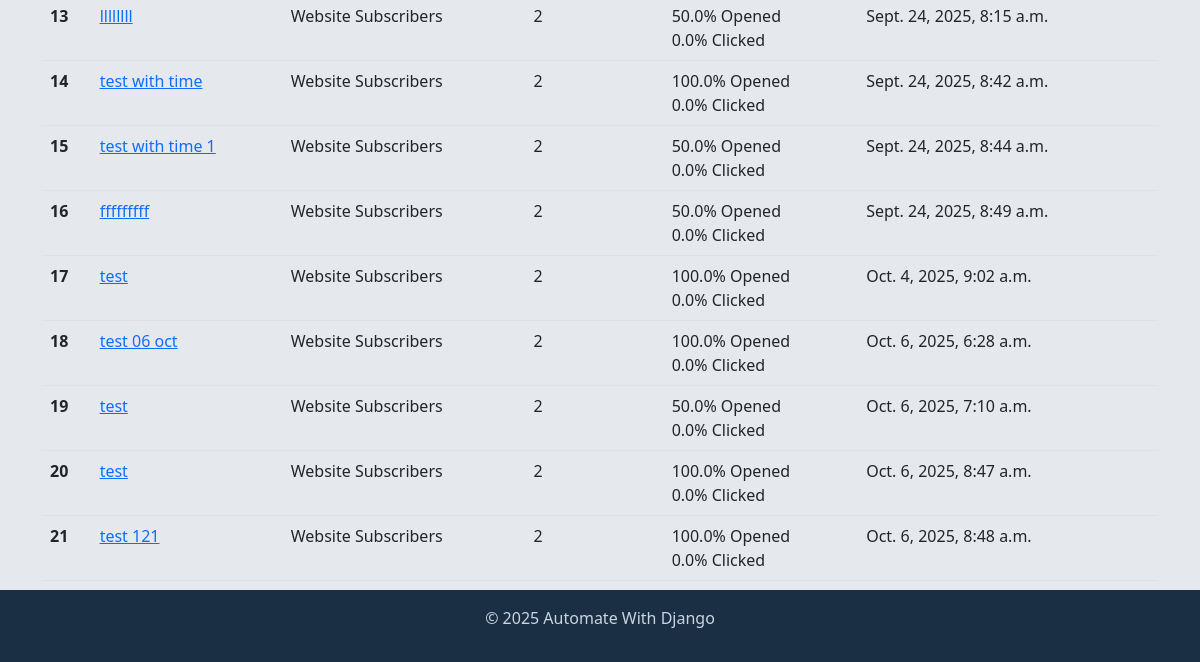
Before: /emails/track/dashboard/ (lower part) with the older database file.
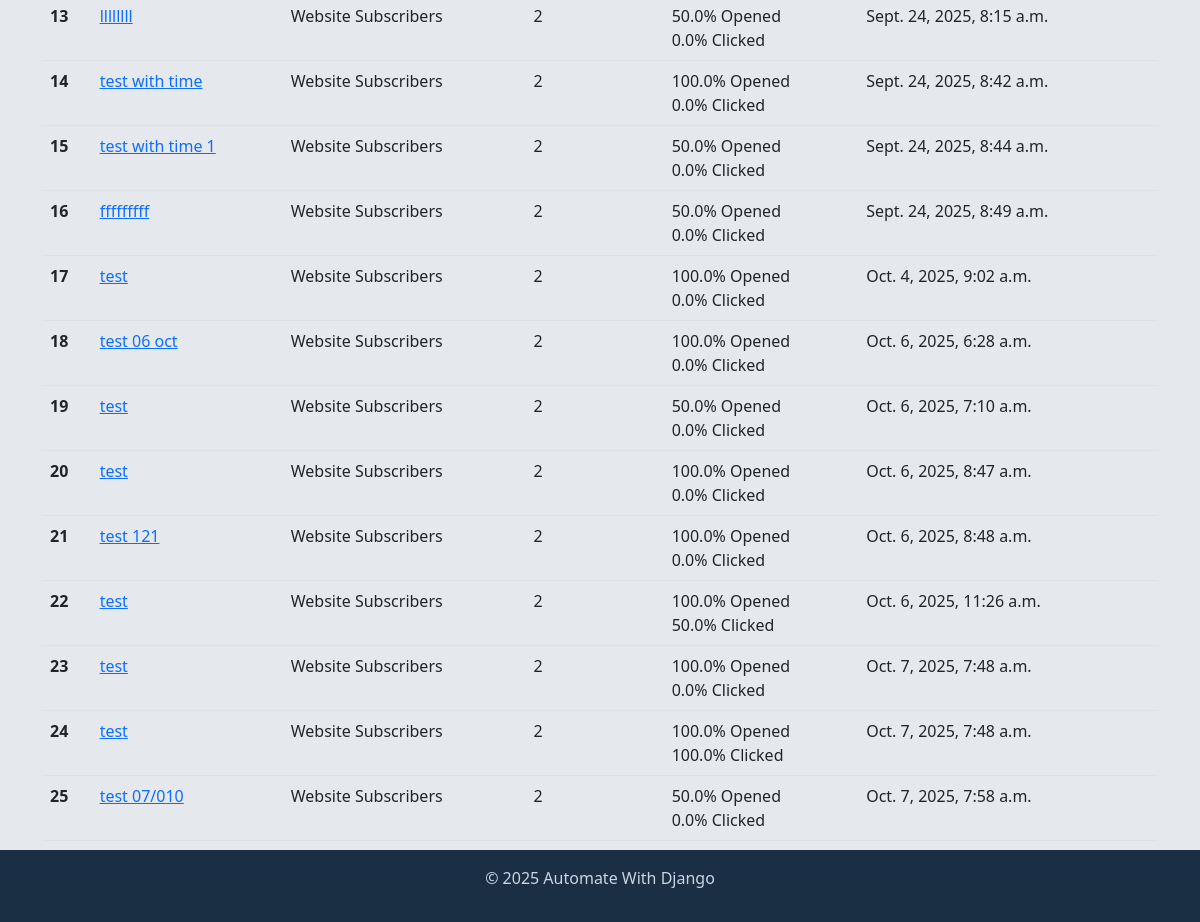
After: the same page with the newer database file.
### emails/models.py (models this page shows, shortened)
class Email(models.Model):
    email_list = models.ForeignKey(List, on_delete=models.CASCADE)
    subject = models.CharField(max_length=100)
    body = RichTextField()
    attachment = models.FileField(upload_to='email_attachments/', blank= True) # allow blank attachments ,
    sent_at = models.DateTimeField(auto_now_add=True)
    def open_rate(self):
        total_sent = self.email_list.count_emails()
        opened_count = EmailTracking.objects.filter(email=self, opened_at__isnull=False).count()
        open_rate = (opened_count/total_sent) * 100 if total_sent > 0 else 0
        """
        if total_sent > 0:
            open_rate = (opened_count/total_sent) * 100
        else:
            open_rate = 0
        """
        return round(open_rate , 2)
    def click_rate(self):
        total_sent = self.email_list.count_emails()
        opened_count = EmailTracking.objects.filter(email=self, opened_at__isnull=False).count()
        if opened_count > 0 :
            clicked_count = EmailTracking.objects.filter(email=self, clicked_at__isnull=False).count()
            click_rate = (clicked_count/opened_count) * 100 if total_sent > 0 else 0
        else :
            click_rate = 0
        return round(click_rate , 2)

class List(models.Model):
    email_list = models.CharField(max_length=40)
    def __str__(self):
        return self.email_list
    def count_emails(self):
        count = Subscriber.objects.filter(email_list=self).count()
        return count

### emails/views.py (the view)
# urls.py: path('track/dashboard/', views.track_dashboard, name='track_dashboard'),
def track_dashboard(request):
    emails = Email.objects.all().annotate(total_sent=Sum('sent__total_sent')) # ('sent__total_sent') sent is related name in Sent model, total_sent is field name in Sent model, totat_sent is the new field name for each email instance
    context = {
        'emails': emails,
    }
    return render(request, 'emails/track_dashboard.html', context)

### templates/emails/track_dashboard.html (shortened to what this page needs)
{% extends 'home/base.html' %}
{% block content %}
<div class="container">
    <table class="table table-hover ">
        <tbody>
            {% for email in emails %}
            <tr>
                <th scope="row">{{ forloop.counter }}</th>
                <td> <a href="{% url 'track_stats' email.id %}">{{ email.subject }}</a></td>
                <td>{{ email.email_list }}</td>
                <td>{{ email.total_sent}}</td>
                <td>
                    <div>{{ email.open_rate }}% Opened</div>
                    <div>{{ email.click_rate }}% Clicked</div>
                </td>
                <td>{{ email.sent_at }}</td>
            </tr>
            {% endfor %}
        </tbody>
    </table>
</div>
{% endblock %}

Changed rows visible on the page:
now on this page (row unchanged): Email: subject "test", email_list "Website Subscribers", total_sent "2", open_rate "100.0", click_rate "50.0", sent_at "Oct. 6, 2025, 11:26 a.m."
added Email: subject "test", email_list "Website Subscribers", total_sent "2", open_rate "100.0", click_rate "0.0", sent_at "Oct. 7, 2025, 7:48 a.m."
added Email: subject "test", email_list "Website Subscribers", total_sent "2", open_rate "100.0", click_rate "100.0", sent_at "Oct. 7, 2025, 7:48 a.m."
added Email: subject "test 07/010", email_list "Website Subscribers", total_sent "2", open_rate "50.0", click_rate "0.0", sent_at "Oct. 7, 2025, 7:58 a.m."
